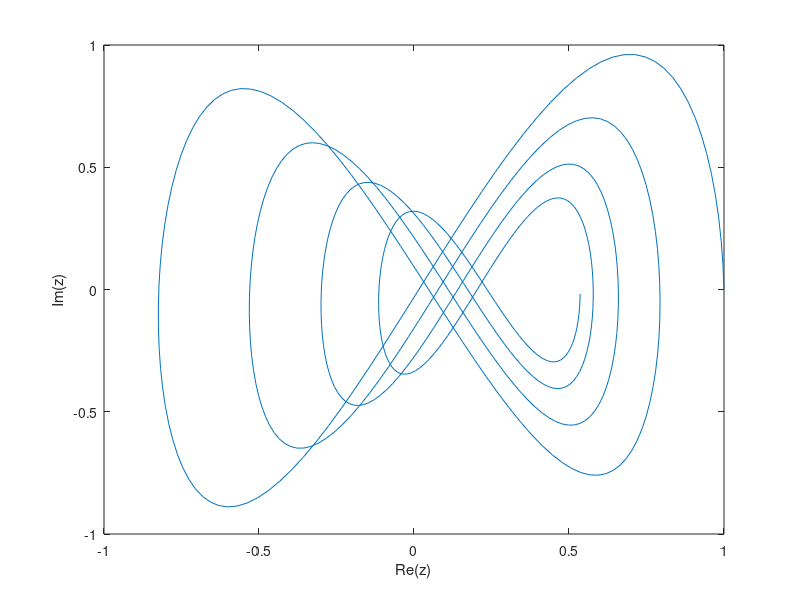

Source code (MATLAB):
% L2_3 : Figure 2.2 
% Copyright S. Nakamura, 1995
set(gcf, 'NumberTitle','off','Name', 'Figure 2.2;  List 2.3')

clear,clf,hold off
p=0: 0.05: 8*pi;
z=(cos(p) + i*sin(2*p)).*exp(-0.05*p) + 0.01*p;
plot(real(z), imag(z))
xlabel('Re(z)'); ylabel('Im(z)')
